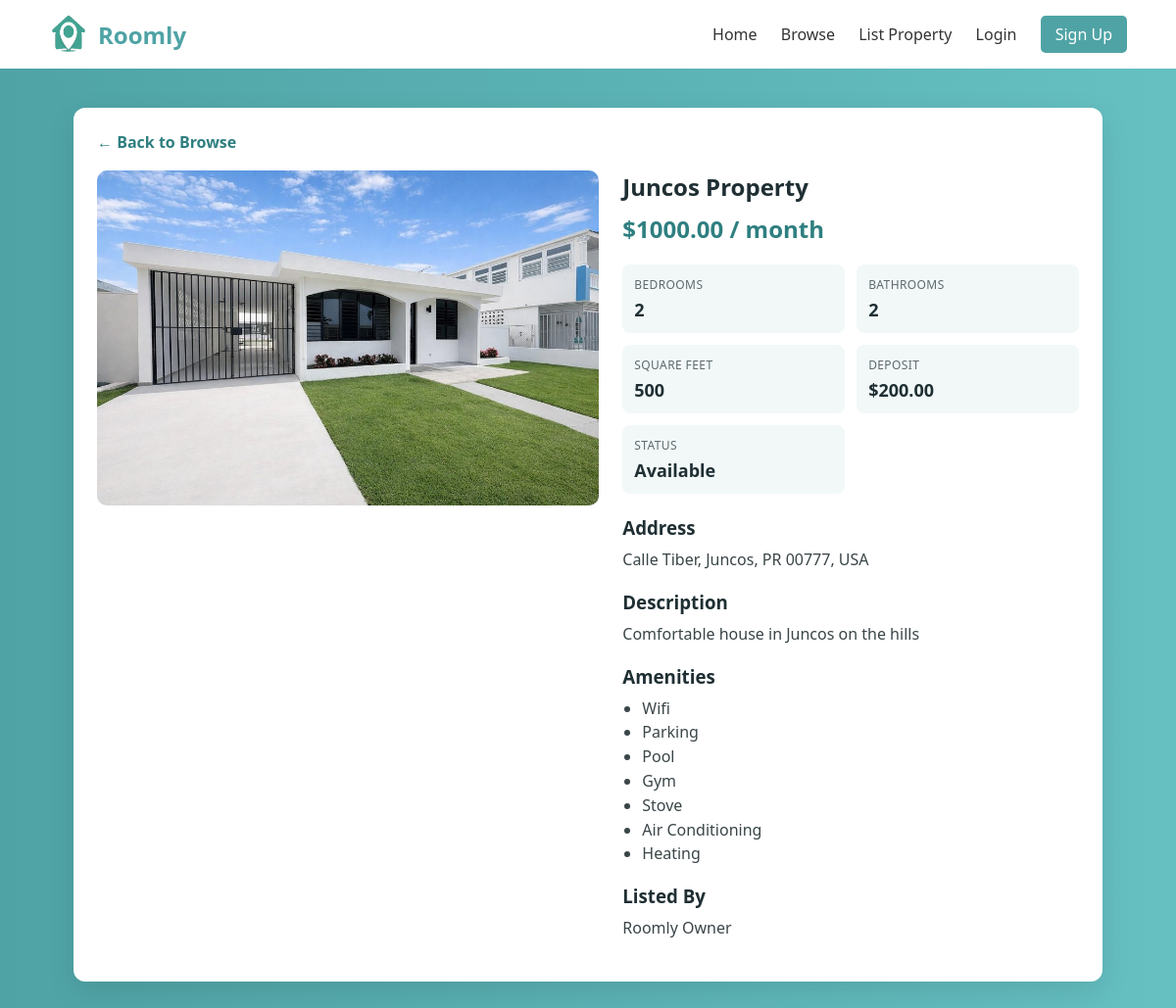
The app's page /property/14 with its own data.
### website/models.py (models this page shows, shortened)
class PropertyImage(db.Model):
    __tablename__ = 'PROPERTY_IMAGES'
    image_id_pk = db.Column(db.Integer, primary_key=True)
    image_url = db.Column(db.String(255), nullable=False)
    property_id_fk = db.Column(db.Integer, db.ForeignKey('PROPERTY.property_id_pk'), nullable=False)

class Property(db.Model):
    __tablename__ = 'PROPERTY'
    property_id_pk = db.Column(db.Integer, primary_key=True)
    title = db.Column(db.String(255), nullable=False)
    description = db.Column(db.Text, nullable=False)
    address = db.Column(db.String(255), nullable=False)
    city = db.Column(db.String(255), nullable=False)
    state = db.Column(db.String(255), nullable=False)
    country = db.Column(db.String(255), nullable=False)
    postal_code = db.Column(db.String(10), nullable=False)
    price_per_month = db.Column(db.Float, nullable=False)
    deposit_amount = db.Column(db.Float, nullable=False)
    number_of_bedrooms = db.Column(db.Integer, nullable=False)
    number_of_bathrooms = db.Column(db.Integer, nullable=False, default=1)
    sqr_ft = db.Column(db.Integer, nullable=False)
    amenities = db.Column(db.Text, nullable=True)
    availability_status = db.Column(db.Boolean, nullable=False)
    owner_id_fk = db.Column(db.Integer, nullable=False)
    university_id_fk = db.Column(db.Integer, nullable=True)
    images = db.relationship('PropertyImage', backref='property', lazy='select')
    amenity_links = db.relationship('PropertyAmenity', backref='property', lazy='select')
    @property
    def image_url(self):
        if self.images:
            return self.images[0].image_url
        return '/static/logoRoomly.png'

### website/views.py (the view, shortened to what this page needs)
@views.route('/property/<int:property_id>')
def property_detail(property_id):
    selected_property = Property.query.get_or_404(property_id)
    owner_profile = Owner.query.filter_by(owner_id_pk=selected_property.owner_id_fk).first()
    amenity_names = []
    if selected_property.amenities:
        amenity_names = [name.strip() for name in selected_property.amenities.split(',') if name.strip()]
    return render_template('property-detail.html', property=selected_property, owner=owner_profile, amenity_names=amenity_names)

### website/templates/property-detail.html (shortened to what this page needs)
<!DOCTYPE html>
<html lang="en">
<head>
    <link rel="stylesheet" href="{{ url_for('static', filename='styles.css') }}">
</head>
<body>
    <header>
        <div class="logoRoomly">
            <img src="{{ url_for('static', filename='logoRoomly.png') }}" alt="Roomly Icon" class="header-icon">
            Roomly
        </div>
        <nav>
            <a href="{{ url_for('views.home') }}">Home</a>
            <a href="{{ url_for('views.browse') }}">Browse</a>
            <a href="{{ url_for('views.list_property') }}">List Property</a>
            {% if session.get('account_id') %}
                <span class="nav-user">Hi, {{ session.get('account_first_name') }}</span>
                <a href="{{ url_for('auth.logout') }}" class="signup-btn">Log Out</a>
            {% else %}
                <a href="{{ url_for('auth.login') }}">Login</a>
                <a href="{{ url_for('auth.signup') }}" class="signup-btn">Sign Up</a>
            {% endif %}
        </nav>
    </header>
    <section class="property-detail-page">
        <div class="property-detail-card">
            <a class="back-to-browse" href="{{ url_for('views.browse') }}">&larr; Back to Browse</a>
            <div class="property-detail-grid">
                <div class="property-detail-image-wrap">
                    <img src="{{ property.image_url }}" alt="{{ property.title }}">
                </div>
                <div class="property-detail-info">
                    <h1>{{ property.title }}</h1>
                    <p class="property-price">${{ '%.2f'|format(property.price_per_month) }} / month</p>
                    <div class="property-meta-grid">
                        <div>
                            <span class="meta-label">Bedrooms</span>
                            <span class="meta-value">{{ property.number_of_bedrooms }}</span>
                        </div>
                        <div>
                            <span class="meta-label">Bathrooms</span>
                            <span class="meta-value">{{ property.number_of_bathrooms }}</span>
                        </div>
                        <div>
                            <span class="meta-label">Square Feet</span>
                            <span class="meta-value">{{ property.sqr_ft }}</span>
                        </div>
                        <div>
                            <span class="meta-label">Deposit</span>
                            <span class="meta-value">${{ '%.2f'|format(property.deposit_amount) }}</span>
                        </div>
                        <div>
                            <span class="meta-label">Status</span>
                            <span class="meta-value">{{ 'Available' if property.availability_status else 'Not Available' }}</span>
                        </div>
                    </div>
                    <div class="property-address-block">
                        <h3>Address</h3>
                        <p>{{ property.address }}, {{ property.city }}, {{ property.state }} {{ property.postal_code }}, {{ property.country }}</p>
                    </div>
                    <div class="property-description-block">
                        <h3>Description</h3>
                        <p>{{ property.description }}</p>
                    </div>
                    <div class="property-amenities-block">
                        <h3>Amenities</h3>
                        {% if amenity_names %}
                            <ul class="amenities-list">
                                {% for amenity in amenity_names %}
                                    <li>{{ amenity }}</li>
                                {% endfor %}
                            </ul>
                        {% else %}
                            <p>No amenities listed.</p>
                        {% endif %}
                    </div>
                    <div class="property-owner-block">
                        <h3>Listed By</h3>
                        <p>
                            {% if owner and owner.company_name %}
                                {{ owner.company_name }}
                            {% else %}
                                Roomly Owner
                            {% endif %}
                        </p>
                    </div>
                </div>
            </div>
        </div>
    </section>
</body>
</html>

### website/static/styles.css (style rules this page uses)
* { margin: 0; padding: 0; box-sizing: border-box; font-family: 'Segoe UI', sans-serif; }
body { background-color: #f8f9fa; color: #333; }
header { display: flex; justify-content: space-between; align-items: center; padding: 15px 50px; background-color: white; box-shadow: 0 2px 5px rgba(0,0,0,0.05); }
.header-icon { height: 40px; width: 40px; margin-right: 10px; vertical-align: middle; }
.logoRoomly { display: flex; align-items: center; font-size: 24px; font-weight: 700; color: #4FA3A5; }
nav a { margin-left: 20px; text-decoration: none; color: #333; font-weight: 500; }
.signup-btn { background-color: #4FA3A5; color: white; padding: 8px 15px; border-radius: 5px; }
.property-detail-page { min-height: calc(100vh - 70px); background: linear-gradient(to right, #4FA3A5, #66c0c2); padding: 40px 20px; }
.property-detail-card { max-width: 1050px; margin: 0 auto; background-color: white; border-radius: 12px; box-shadow: 0 10px 30px rgba(0, 0, 0, 0.1); padding: 24px; }
.back-to-browse { display: inline-block; margin-bottom: 18px; text-decoration: none; color: #2f7f80; font-weight: 600; }
.property-detail-grid { display: grid; grid-template-columns: 1.1fr 1fr; gap: 24px; }
.property-detail-image-wrap img { width: 100%; border-radius: 10px; object-fit: cover; max-height: 460px; }
.property-detail-info h1 { margin-bottom: 10px; color: #1f2f33; }
.property-price { color: #2f7f80; font-size: 24px; font-weight: 700; margin-bottom: 20px; }
.property-meta-grid { display: grid; grid-template-columns: repeat(2, minmax(130px, 1fr)); gap: 12px; margin-bottom: 22px; }
.property-meta-grid > div { background-color: #f2f8f8; border-radius: 8px; padding: 12px; display: flex; flex-direction: column; gap: 5px; }
.meta-label { font-size: 12px; text-transform: uppercase; color: #5e6a6e; letter-spacing: 0.4px; }
.meta-value { font-size: 18px; font-weight: 700; color: #1f2f33; }
.property-address-block, .property-description-block, .property-amenities-block, .property-owner-block { margin-bottom: 18px; }
.property-address-block h3, .property-description-block h3, .property-amenities-block h3, .property-owner-block h3 { margin-bottom: 8px; color: #1f2f33; }
.property-address-block p, .property-description-block p, .property-amenities-block p, .property-owner-block p { color: #3a4548; line-height: 1.55; }
.amenities-list { margin: 0; padding-left: 20px; color: #3a4548; line-height: 1.55; }

### records on screen
PropertyImage: image_url (picture)
Property: title "Juncos Property", price_per_month "1000.00", number_of_bedrooms "2", number_of_bathrooms "2", sqr_ft "500", deposit_amount "200.00", availability_status "Available", address "Calle Tiber", city "Juncos", state "PR", postal_code "00777", country "USA", description "Comfortable house in Juncos on the hills"

### other values on screen
{{ amenity }} "Wifi" "Parking" "Pool" "Gym" "Stove" "Air Conditioning" "Heating"
